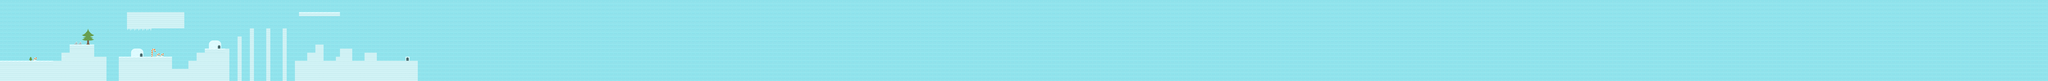

This game map was drawn from its Tiled (.tmx) file and the tilesets committed beside it. A one-line description and the trimmed map source follow:
An orthogonal 500x20 tile map with 32x32 px tiles, 2 tile layers (PatronesFondo, PatronesTerreno) and 18 objects.

<map version="1.0" orientation="orthogonal" renderorder="right-down" width="500" height="20" tilewidth="32" tileheight="32" nextobjectid="37">
 <tileset firstgid="1" name="tiles32" tilewidth="32" tileheight="32" tilecount="98" columns="14">
  <image source="tiles32.png" width="448" height="224" />
 </tileset>
 <layer name="PatronesFondo" width="500" height="20">
  <data>[10000 cells, 10000 non-empty, 1 distinct tile ids]</data>
 </layer>
 <layer name="PatronesTerreno" width="500" height="20">
  <data>[10000 cells, 652 non-empty, 24 distinct tile ids]</data>
 </layer>
 <objectgroup name="Suelos">
  <object id="4" x="992" y="94">
   <polyline points="0,0 446,-1 447,128 193,128 190,159 -3,163 1,-2" />
  </object>
  <object id="5" x="3" y="480">
   <polyline points="0,0 -2,-480 15992,-481 15995,159" />
  </object>
  <object id="16" x="0" y="478">
   <polyline points="0,0 481,1 480,-62 544,-62 544,-126 735,-125 735,-32 832,-32 831,163" />
  </object>
  <object id="17" x="928" y="638">
   <polyline points="0,0 1,-192 416,-191 417,-97 545,-97 544,-159 606,-159 605,-222 672,-222 671,-256 864,-255 865,-3" />
  </object>
  <object id="27" x="1951" y="638">
   <polyline points="0,0 2,-414 33,-414 33,0" />
  </object>
  <object id="29" x="2080" y="639">
   <polyline points="0,0 1,-415 31,-415 32,1" />
  </object>
  <object id="31" x="2208" y="637">
   <polyline points="0,0 1,-414 32,-413 31,1" />
  </object>
  <object id="32" x="2303" y="638">
   <polyline points="0,0 0,-159 98,-159 98,-223 161,-223 161,-286 226,-286 225,-157 321,-157 322,-191 354,-191 354,-253 448,-255 448,-159 545,-160 544,-224 642,-223 642,-159 960,-160 959,-1" />
  </object>
  <object id="35" x="2336" y="98">
   <polyline points="0,0 321,-2 321,30 1,31 1,1" />
  </object>
  <object id="36" x="1855" y="638">
   <polyline points="0,0 1,-350 33,-351 33,1" />
  </object>
 </objectgroup>
 <objectgroup name="Monedas">
  <object id="6" x="224" y="364" width="40" height="40" />
  <object id="12" x="348" y="302" width="40" height="40" />
  <object id="13" x="201" y="255" width="40" height="40" />
  <object id="14" x="488" y="288" width="40" height="40" />
  <object id="15" x="601" y="193" width="40" height="40" />
 </objectgroup>
 <objectgroup name="Enemigos">
  <object id="19" x="391" y="413" width="40" height="40" />
  <object id="23" x="569" y="294" width="40" height="40" />
  <object id="25" x="1385" y="472" width="40" height="40" />
 </objectgroup>
</map>
